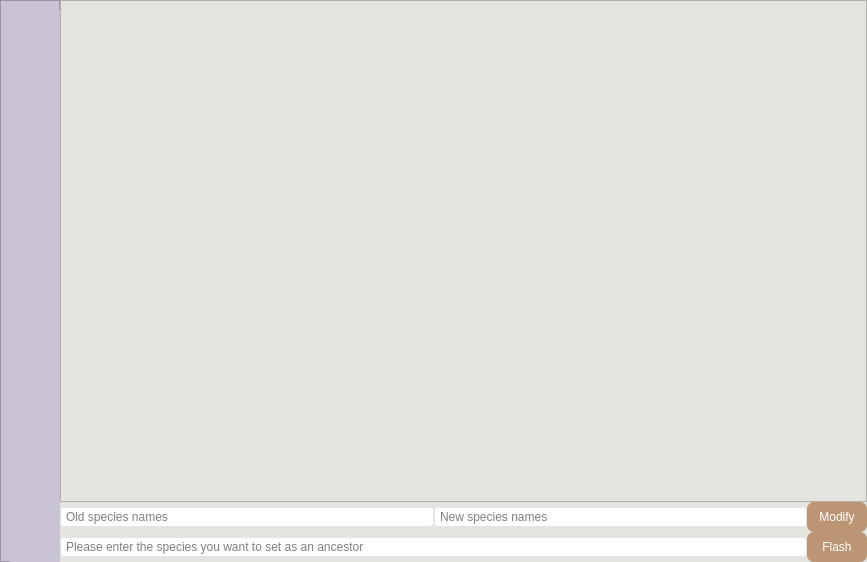
<?xml version="1.0" encoding="UTF-8"?>
<ui version="4.0">
 <class>Form</class>
 <widget class="QWidget" name="Form">
  <property name="geometry">
   <rect>
    <x>0</x>
    <y>0</y>
    <width>867</width>
    <height>562</height>
   </rect>
  </property>
  <property name="windowTitle">
   <string>edit_tree</string>
  </property>
  <property name="styleSheet">
   <string notr="true">background-color: rgb(229, 227, 221);</string>
  </property>
  <layout class="QHBoxLayout" name="horizontalLayout_4">
   <property name="spacing">
    <number>0</number>
   </property>
   <property name="leftMargin">
    <number>0</number>
   </property>
   <property name="topMargin">
    <number>0</number>
   </property>
   <property name="rightMargin">
    <number>0</number>
   </property>
   <property name="bottomMargin">
    <number>0</number>
   </property>
   <item>
    <widget class="QFrame" name="frame_2">
     <property name="minimumSize">
      <size>
       <width>60</width>
       <height>0</height>
      </size>
     </property>
     <property name="maximumSize">
      <size>
       <width>60</width>
       <height>16777215</height>
      </size>
     </property>
     <property name="styleSheet">
      <string notr="true">QFrame{
	background-color: rgb(202, 195, 212);
}</string>
     </property>
     <property name="frameShape">
      <enum>QFrame::StyledPanel</enum>
     </property>
     <property name="frameShadow">
      <enum>QFrame::Raised</enum>
     </property>
     <widget class="QLabel" name="label_3">
      <property name="geometry">
       <rect>
        <x>10</x>
        <y>10</y>
        <width>60</width>
        <height>661</height>
       </rect>
      </property>
      <property name="styleSheet">
       <string notr="true">QLabel{
	color: rgb(229,227,221);
	line-height:10px;
	font: 22pt &quot;Cascadia Mono&quot;;
}
</string>
      </property>
      <property name="text">
       <string/>
      </property>
     </widget>
    </widget>
   </item>
   <item>
    <layout class="QVBoxLayout" name="verticalLayout">
     <item>
      <widget class="QGraphicsView" name="treePic"/>
     </item>
     <item>
      <layout class="QHBoxLayout" name="horizontalLayout_3">
       <item>
        <widget class="QLineEdit" name="old">
         <property name="styleSheet">
          <string notr="true">    border-radius: 3px;
    padding: 1px 18px 1px 3px;
    background: transparent; 
    border: 1px solid gray; 
	border-color: #E5E5E5;
	background-color: #FFFFFF;
</string>
         </property>
         <property name="placeholderText">
          <string>Old species names</string>
         </property>
        </widget>
       </item>
       <item>
        <widget class="QLineEdit" name="new1">
         <property name="styleSheet">
          <string notr="true">    border-radius: 3px;
    padding: 1px 18px 1px 3px;
    background: transparent; 
    border: 1px solid gray; 
	border-color: #E5E5E5;
	background-color: #FFFFFF;
</string>
         </property>
         <property name="placeholderText">
          <string>New species names</string>
         </property>
        </widget>
       </item>
       <item>
        <widget class="QPushButton" name="modify">
         <property name="minimumSize">
          <size>
           <width>60</width>
           <height>30</height>
          </size>
         </property>
         <property name="styleSheet">
          <string notr="true">QPushButton{
background-color: rgb(188, 149, 117);
border:none;
border-radius:7px;
color:white}
QPushButton::hover {
    background-color: rgb(226, 179, 141);
}

QPushButton::pressed {
    background-color: rgb(158, 125, 99);
}</string>
         </property>
         <property name="text">
          <string>Modify</string>
         </property>
        </widget>
       </item>
      </layout>
     </item>
     <item>
      <layout class="QHBoxLayout" name="horizontalLayout_2">
       <item>
        <layout class="QHBoxLayout" name="horizontalLayout">
         <item>
          <widget class="QLineEdit" name="rootTxt">
           <property name="styleSheet">
            <string notr="true">    border-radius: 3px;
    padding: 1px 18px 1px 3px;
    background: transparent; 
    border: 1px solid gray; 
	border-color: #E5E5E5;
	background-color: #FFFFFF;
</string>
           </property>
           <property name="placeholderText">
            <string>Please enter the species you want to set as an ancestor</string>
           </property>
          </widget>
         </item>
        </layout>
       </item>
       <item>
        <widget class="QPushButton" name="flash">
         <property name="minimumSize">
          <size>
           <width>60</width>
           <height>30</height>
          </size>
         </property>
         <property name="styleSheet">
          <string notr="true">QPushButton{
background-color: rgb(188, 149, 117);
border:none;
border-radius:7px;
color:white}
QPushButton::hover {
    background-color: rgb(226, 179, 141);
}

QPushButton::pressed {
    background-color: rgb(158, 125, 99);
}</string>
         </property>
         <property name="text">
          <string>Flash</string>
         </property>
        </widget>
       </item>
      </layout>
     </item>
    </layout>
   </item>
  </layout>
 </widget>
 <resources/>
 <connections/>
</ui>
